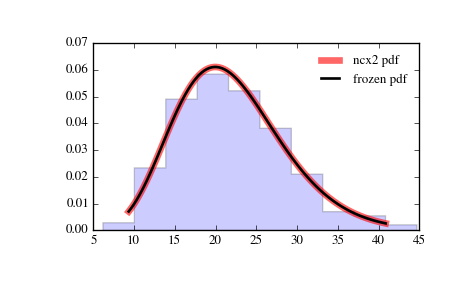

Python code for this plot:
from scipy.stats import ncx2
import matplotlib.pyplot as plt
fig, ax = plt.subplots(1, 1)

# Calculate a few first moments:

df, nc = 21, 1.06
mean, var, skew, kurt = ncx2.stats(df, nc, moments='mvsk')

# Display the probability density function (``pdf``):

x = np.linspace(ncx2.ppf(0.01, df, nc),
                ncx2.ppf(0.99, df, nc), 100)
ax.plot(x, ncx2.pdf(x, df, nc),
       'r-', lw=5, alpha=0.6, label='ncx2 pdf')

# Alternatively, the distribution object can be called (as a function)
# to fix the shape, location and scale parameters. This returns a "frozen"
# RV object holding the given parameters fixed.

# Freeze the distribution and display the frozen ``pdf``:

rv = ncx2(df, nc)
ax.plot(x, rv.pdf(x), 'k-', lw=2, label='frozen pdf')

# Check accuracy of ``cdf`` and ``ppf``:

vals = ncx2.ppf([0.001, 0.5, 0.999], df, nc)
np.allclose([0.001, 0.5, 0.999], ncx2.cdf(vals, df, nc))
# True

# Generate random numbers:

r = ncx2.rvs(df, nc, size=1000)

# And compare the histogram:

ax.hist(r, normed=True, histtype='stepfilled', alpha=0.2)
ax.legend(loc='best', frameon=False)
plt.show()
